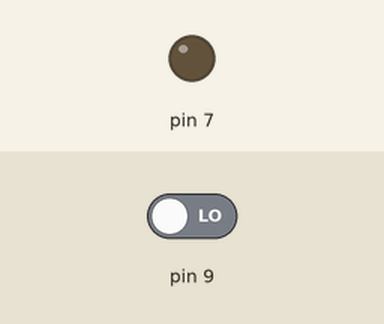
Simulated run of this sketch. Board: Arduino Uno, built with avr-gcc and run on an emulated ATmega328P. Parts: output pins drawn as LEDs (lit = HIGH). Inputs (shaded band) come from the test bench; at power-on: pin 9 LOW.

Above: at 1.2 s.
1.3 s: pin 9 driven HIGH
At 1.8 s:
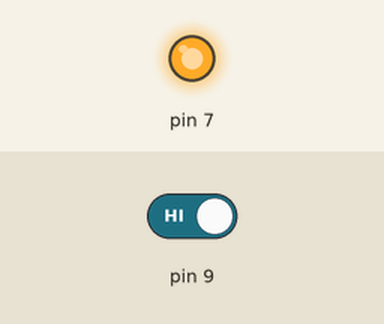
2.8 s: pin 9 driven LOW
At 4.1 s:
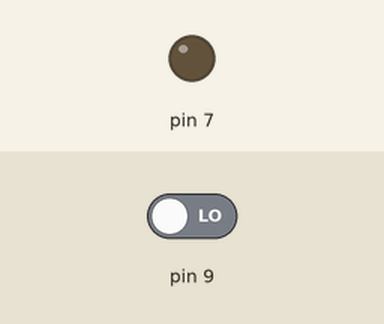
Timing chart, 0 to 5.8 s (numbered marks = the images above; inputs shaded):
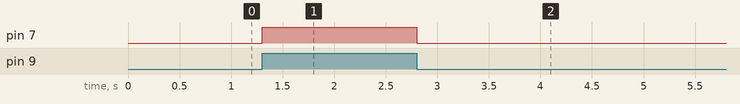

Measured:
- after the input at 1.3 s, pin 7: LOW → HIGH at once
- after the input at 2.8 s, pin 7: HIGH → LOW at once

The sketch:

motion_senor_with_buzzer.ino
```cpp
void setup() {
  // put your setup code here, to run once:
  pinMode(9, INPUT);
  pinMode(7, OUTPUT);

}

void loop() {
  // put your main code here, to run repeatedly:
  if (digitalRead (9) == HIGH){
    digitalWrite(7, HIGH);
    delay(500);
  }else if (digitalRead (9) == LOW) {
    digitalWrite(7, LOW);
    }

}
```
